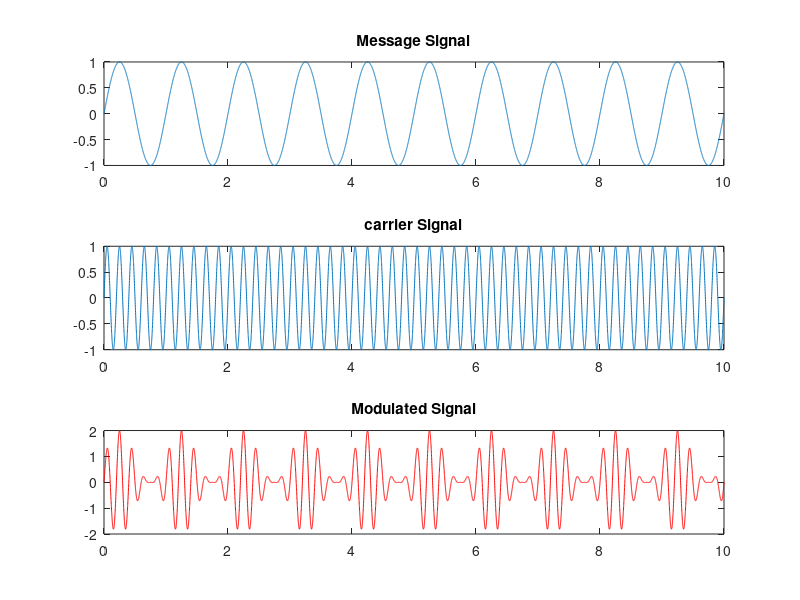

The MATLAB source for this figure:
amp_carrier=1;
amp_message=1;

frequency_carrier=5;
frequency_mesage=1;

T=10;
t=0:0.001:T


message = amp_message*sin(2*pi*frequency_mesage*t);

subplot(3,1,1);
plot(t,message);
title('Message Signal');


carrier= amp_carrier*sin(2*pi*frequency_carrier*t);

subplot(3,1,2);

plot(t,carrier);
title('carrier Signal');

modulation=(amp_carrier+message).*carrier;

subplot(3,1,3);

plot(t,modulation,'r');
title('Modulated Signal');

